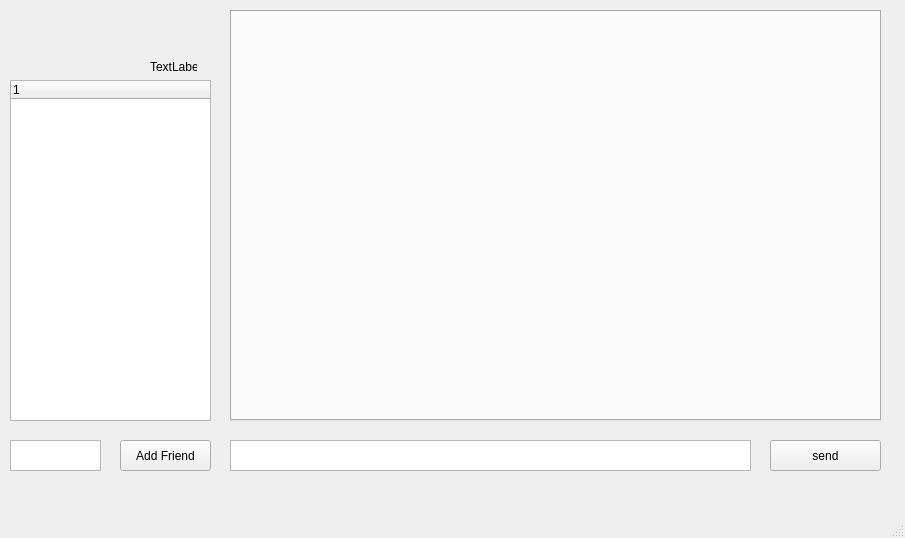
<?xml version="1.0" encoding="UTF-8"?>
<ui version="4.0">
 <class>MainWindow</class>
 <widget class="QMainWindow" name="MainWindow">
  <property name="geometry">
   <rect>
    <x>0</x>
    <y>0</y>
    <width>905</width>
    <height>538</height>
   </rect>
  </property>
  <property name="windowTitle">
   <string>MainWindow</string>
  </property>
  <widget class="QWidget" name="centralwidget">
   <widget class="QTabWidget" name="tabWidget">
    <property name="geometry">
     <rect>
      <x>230</x>
      <y>10</y>
      <width>651</width>
      <height>411</height>
     </rect>
    </property>
    <property name="currentIndex">
     <number>-1</number>
    </property>
    <property name="tabsClosable">
     <bool>true</bool>
    </property>
   </widget>
   <widget class="QTextEdit" name="textEdit_7">
    <property name="geometry">
     <rect>
      <x>10</x>
      <y>440</y>
      <width>91</width>
      <height>31</height>
     </rect>
    </property>
   </widget>
   <widget class="QTreeWidget" name="treeWidget">
    <property name="geometry">
     <rect>
      <x>10</x>
      <y>80</y>
      <width>201</width>
      <height>341</height>
     </rect>
    </property>
    <column>
     <property name="text">
      <string notr="true">1</string>
     </property>
    </column>
   </widget>
   <widget class="QPushButton" name="pushButton_3">
    <property name="geometry">
     <rect>
      <x>770</x>
      <y>440</y>
      <width>111</width>
      <height>31</height>
     </rect>
    </property>
    <property name="text">
     <string>send</string>
    </property>
   </widget>
   <widget class="QPushButton" name="pushButton_4">
    <property name="geometry">
     <rect>
      <x>120</x>
      <y>440</y>
      <width>91</width>
      <height>31</height>
     </rect>
    </property>
    <property name="text">
     <string>Add Friend</string>
    </property>
   </widget>
   <widget class="QTextEdit" name="textEdit_6">
    <property name="geometry">
     <rect>
      <x>230</x>
      <y>440</y>
      <width>521</width>
      <height>31</height>
     </rect>
    </property>
   </widget>
   <widget class="QLabel" name="label_5">
    <property name="geometry">
     <rect>
      <x>150</x>
      <y>60</y>
      <width>47</width>
      <height>13</height>
     </rect>
    </property>
    <property name="text">
     <string>TextLabel</string>
    </property>
   </widget>
  </widget>
  <widget class="QMenuBar" name="menubar">
   <property name="geometry">
    <rect>
     <x>0</x>
     <y>0</y>
     <width>905</width>
     <height>21</height>
    </rect>
   </property>
  </widget>
  <widget class="QStatusBar" name="statusbar"/>
 </widget>
 <resources/>
 <connections/>
</ui>
